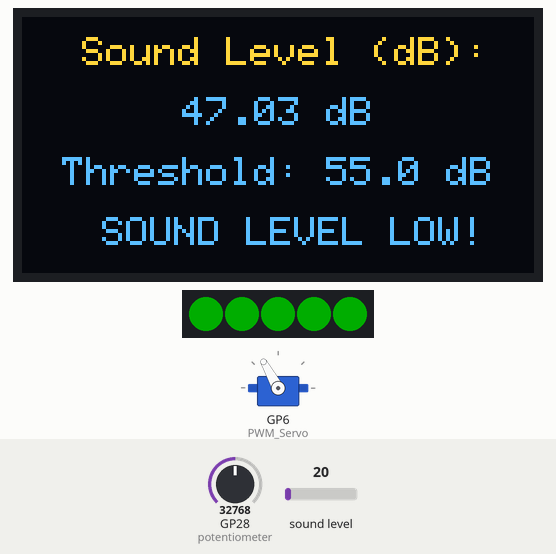
Simulated run of this program. Board: Raspberry Pi Pico running CircuitPython. On the bench: 128×64 one-colour display, 5 RGB LEDs in strip order, left to right, servo. Inputs (shaded band) come from the test bench; at power-on: sound level 20, GP28 (potentiometer) = 32768 (analog values on the 0–65535 scale). Dim RGB values are drawn brighter than linear; the OLED is the two-colour kind (top 16 rows yellow); what the program prints to the serial console is not drawn.

Above: at 3.2 s.
3.3 s: sound level set to 64
At 4.7 s:
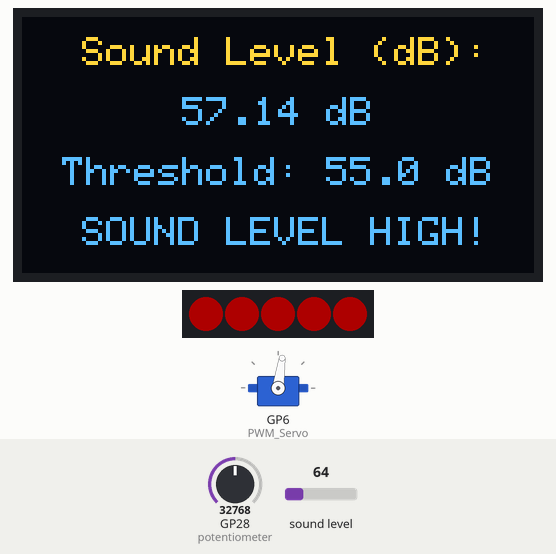
5.0 s: sound level set to 5
At 5.29 s:
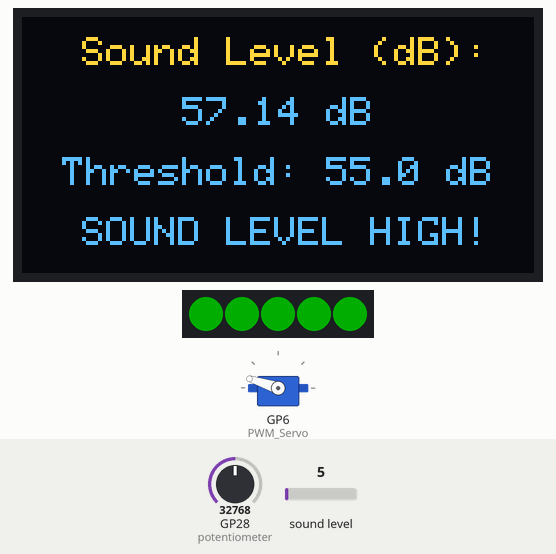
6.8 s: GP28 (potentiometer) set to 6928
At 7.6 s:
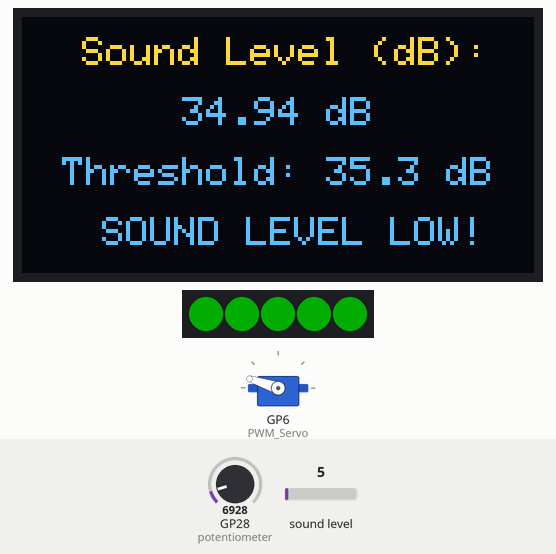
8.6 s: GP28 (potentiometer) set to 5984
At 8.85 s:
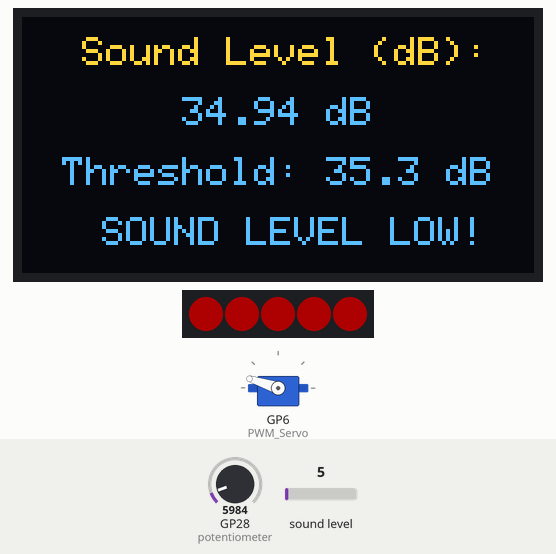
10.4 s: sound level set to 128
At 11.5 s:
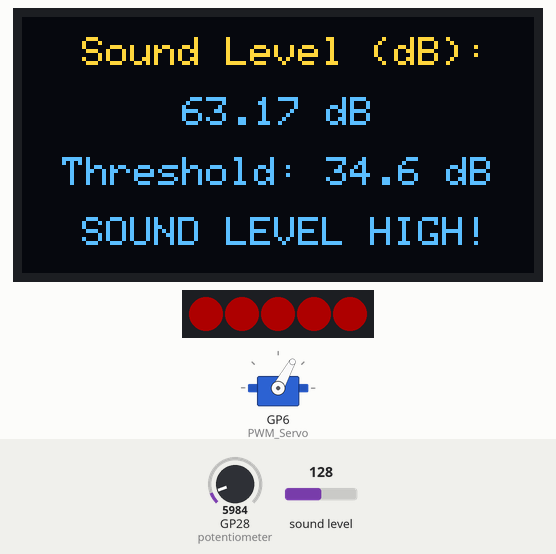
12.1 s: sound level set to 191
At 13.5 s:
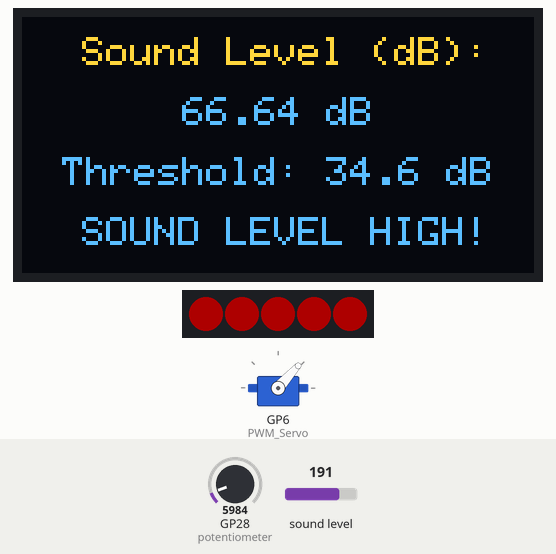
Timing chart, 0 to 14.9 s (numbered marks = the images above; inputs shaded):
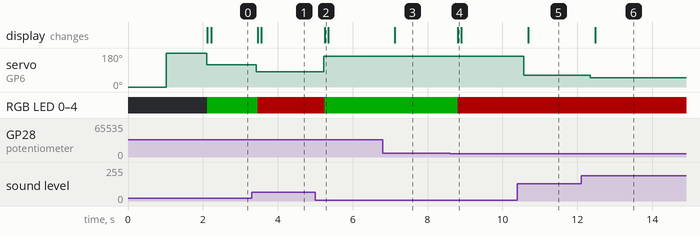

Measured:
- the behaviour switches between 6480 and 6464 on GP28 (potentiometer) (found by bisection; images 3 and 4)
- after the input at 3.3 s, servo on GP6 (PWM_Servo): 119° → 82° after 0.13 s; RGB LED 0–4: RGB(0, 51, 0) → RGB(51, 0, 0) after 0.16 s
- after the input at 5.0 s, servo on GP6 (PWM_Servo): 82° → 162° after 0.22 s; RGB LED 0–4: RGB(51, 0, 0) → RGB(0, 51, 0) after 0.25 s
- after the input at 6.8 s, the display: changes after 0.33 s (image 3)
- after the input at 8.6 s, RGB LED 0–4: RGB(0, 51, 0) → RGB(51, 0, 0) after 0.20 s
- after the input at 10.4 s, servo on GP6 (PWM_Servo): 162° → 61° after 0.16 s; the display: changes after 0.29 s (image 5)
- after the input at 12.1 s, servo on GP6 (PWM_Servo): 61° → 48° after 0.25 s; the display: changes after 0.38 s (image 6)

The program:

CHALLENGE_NOISE_MONITORING.py
```python
import board, time, neopixel, busio, array, math, audiobusio, adafruit_ssd1306
from analogio import AnalogIn
from pwmio import PWMOut
from adafruit_motor import servo

i2c = busio.I2C(board.GP5, board.GP4)
oled = adafruit_ssd1306.SSD1306_I2C(128, 64, i2c)
potentiometer = AnalogIn(board.GP28)

pixels = neopixel.NeoPixel(board.GP14, 5, brightness=0.2)
pixels.fill(0)

mic = audiobusio.PDMIn(board.GP3, board.GP2, sample_rate=16000, bit_depth=16)
samples = array.array('H', [0] * 160)

sound_min = 30
sound_max = 80

PWM_Servo = PWMOut(board.GP6, frequency=50)
servo = servo.Servo(PWM_Servo, min_pulse=500, max_pulse=2500)
servo.angle = 0
time.sleep(1)
servo.angle = 180
time.sleep(1)

def log10(x):
    return math.log(x) / math.log(10)

def normalized_rms(values):
    minbuf = sum(values) / len(values)
    samples_sum = sum((sample - minbuf) ** 2 for sample in values)
    return math.sqrt(samples_sum / len(values))

def calculate_sound_level_dB(samples):
    magnitude = normalized_rms(samples)
    sound_level_dB = 20 * log10(magnitude)
    return sound_level_dB

while True:
    oled.fill(0)
    mic.record(samples, len(samples))
    sound_level_dB = calculate_sound_level_dB(samples)
    pot_value = potentiometer.value / 65535 * (sound_max - sound_min) + sound_min

    oled.text("Sound Level (dB):", 15, 5, 1)
    oled.text(f"{sound_level_dB:.2f} dB", 40, 20, 1)
    oled.text(f"Threshold: {pot_value:.1f} dB", 10, 35, 1)

    angle = 180 - ((sound_level_dB - sound_min) / (sound_max - sound_min) * 180)
    if angle < 0:
        angle = 0
    elif angle > 180:
        angle = 180
    servo.angle = angle
    print("servo moving to", angle)

    if sound_level_dB > pot_value:
        pixels.fill((255, 0, 0))
        oled.text("SOUND LEVEL HIGH!", 15, 50, 1)
    else:
        pixels.fill((0, 255, 0))
        oled.text("SOUND LEVEL LOW!", 20, 50, 1)
    time.sleep(0.1)
    oled.show()
```
